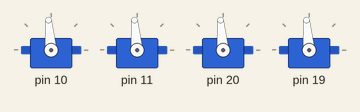
The sketch below on a simulated Arduino Uno, built with avr-gcc and run on an emulated ATmega328P. Parts: 4 × servo. What the sketch prints to the serial monitor is not drawn.

Above: at 0.5 s.
Timing chart, 0 to 2.0 s (numbered marks = the images above):
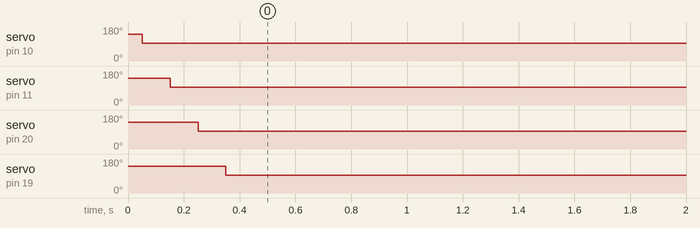

The sketch:

Motor_Movement_Implementation.ino
```cpp
#include <Servo.h>
#include "Motor.h"

const int enc1A = 2;
const int enc1B = 3;
const int enc2A = 12;
const int enc2B = 13;
const int enc3A = 21;
const int enc3B = 22;
const int enc4A = 14;
const int enc4B = 15;

Motor motors[4] = {
    Motor(10, enc1A, enc1B),
    Motor(11, enc2A, enc2B),
    Motor(20, enc3A, enc3B),
    Motor(19, enc4A, enc4B)
};

int value;
int values[4];
unsigned long t0;  // control sampling rate (period ini)
unsigned long t1;  // control sampling rate (period end)
long timeInterval = 10;  // 10ms per loop = 100Hz

void setup() {
  // put your setup code here, to run once:
  for (int i = 0; i < 4; i++) {
    motors[i].getReady();
  }

  Serial.begin(115200);

  t0 = millis();
}

void loop() {
  t1 = t0 + timeInterval;

  updateValuesFromSerial();

  Serial.print("Motors Values: ");
  for (int i = 0; i < 4; i++) {
    Serial.print(values[i]);
    if (i < 3) Serial.print(", ");
  }
  Serial.println();

  for (int i = 0; i < 4; i++) {
    motors[i].controlMotor(values[i]);
  }

  while (millis() <= t1) {
    delay(1);
  }


  t0 = t1;
}


// Function to read serial input and update the list
void updateValuesFromSerial() {
  String input = readSerial();

  if (input.startsWith("M(") && input.endsWith(")")) {
    input = input.substring(2, input.length() - 1);

    int commaIndex = input.indexOf(',');
    if (commaIndex != -1) {

      // Get values a and b from the string
      int a = input.substring(0, commaIndex).toInt();
      int b = input.substring(commaIndex + 1).toInt();

      // Update the list with [a, a, b, b]
      values[0] = a;
      values[1] = a;
      values[2] = b;
      values[3] = b;
    }
  }
}


String readSerial() {
  int c;
  String str = "";

  if (Serial.available() <= 0) {
    return str;
  }

  while (1) {
    c = Serial.read();
    if (c == 0 || c == 0x0A || c == 0x0D) break;
    str = str + String(char(c));
    if (Serial.available() <= 0) {
      delay(1);
      if (Serial.available() <= 0) break;
    }
  }

  return str;
}
```

Motor.cpp
```cpp
#include "Motor.h"
#include <Arduino.h>

Motor* Motor::instances[4] = {nullptr, nullptr, nullptr, nullptr};
int Motor::instanceIndex = 0;

// Constructor
Motor::Motor(int pwmPin, int encoderPinA, int encoderPinB)
  : _pwmPin(pwmPin), _encoderPinA(encoderPinA), _encoderPinB(encoderPinB), _encoderCount(0), _lastUpdate(0) {
    instances[instanceIndex++] = this;
}

void Motor::getReady() {
    _ESC.attach(_pwmPin);

    //pinMode(_encoderPinA, INPUT);
    //pinMode(_encoderPinB, INPUT);

    //attachInterrupt(digitalPinToInterrupt(_encoderPinA), []() { Motor::instances[0]->encoderISR(); }, CHANGE);

    controlMotor(2000);
    delay(50);
    controlMotor(1500);
    delay(50);
    controlMotor(1520);
}

void Motor::controlMotor(int pulse) {
    if (pulse >= 1000 && pulse <= 2000) {
        _ESC.writeMicroseconds(pulse);
    } else {
        Serial.println("Invalid pulse value");
    }
}

void Motor::encoderISR() {
    int stateA = digitalRead(_encoderPinA);
    int stateB = digitalRead(_encoderPinB);

    if (stateA == stateB) {
        _encoderCount++;
    } else {
        _encoderCount--;
    }

    // Calculate speed (based on time intervals)
    unsigned long currentTime = millis();
    if (_lastUpdate > 0) {
        _timeElapsed = (currentTime - _lastUpdate) / 1000.0;  // Convert ms to seconds
    }
    _lastUpdate = currentTime;
}

int Motor::getEncoderCount() const {
    return _encoderCount;
}

float Motor::getRPS() {
    // Return revolutions per second
    return (_encoderCount / float(pulsesPerRevolution)) / _timeElapsed;
}

float Motor::getRPM() {
    // Return revolutions per minute
    return getRPS() * 60;
}
```

Motor.h
```cpp
#ifndef Motor_h
#define Motor_h

#include <Servo.h>
#include <Arduino.h>

class Motor {
public:
    Motor(int pwmPin, int encoderPinA, int encoderPinB);
    void getReady();
    void controlMotor(int pulse);
    int getEncoderCount() const;

    void encoderISR();  // Non-static, handles interrupts for this motor
    float getRPS();     // Return revolutions per second
    float getRPM();     // Return revolutions per minute

private:
    Servo _ESC;
    int _pwmPin;
    int _encoderPinA;
    int _encoderPinB;
    volatile int _encoderCount;
    unsigned long _lastUpdate;  // Track the last time the encoder was updated
    float _timeElapsed;         // Time between encoder changes

    static const int pulsesPerRevolution = 360;  // Change this according to your encoder
    static Motor* instances[4];  // Optional for global ISR management
    static int instanceIndex;
};

#endif
```
